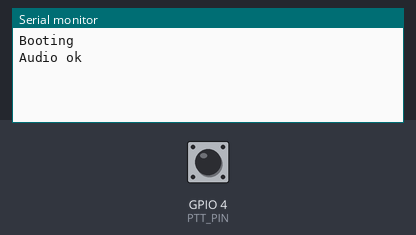
Bench run of a sketch on a simulated ESP32. On the bench: the last lines printed to the serial monitor. Inputs (shaded band) come from the test bench; at power-on: GPIO 4 (PTT_PIN) HIGH. I2S audio is not simulated (input reads silence).

Above: at 1.2 s.
1.3 s: GPIO 4 (PTT_PIN) pulled LOW for 0.15 s
At 1.43 s:
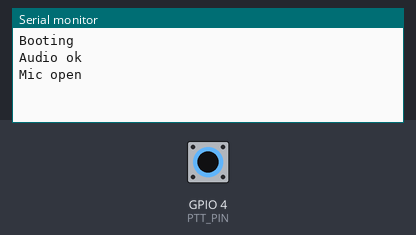
At 2.8 s:
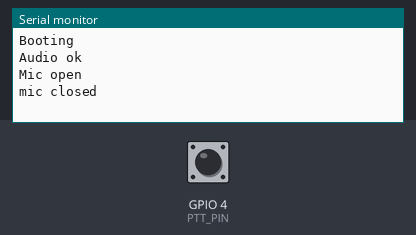

The sketch:

Esp32_Walkie-talkie.ino
```cpp
#include <WiFi.h>
#include <esp_now.h>
#include <esp_wifi.h>
#include <driver/i2s.h>

#define PTT_PIN 4
#define MIC_SCK_PIN 14
#define MIC_WS_PIN 33
#define MIC_SD_PIN 32
#define AMP_BCLK_PIN 26
#define AMP_LRC_PIN 27
#define AMP_DIN_PIN 25

#define SAMPLE_RATE 16000
#define BUFFER_SIZE 200

uint8_t txBuffer[BUFFER_SIZE];
uint8_t broadcastAddress[] = {0xFF, 0xFF, 0xFF, 0xFF, 0xFF, 0xFF};

bool isTransmitting = false;


void OnDataRecv(const uint8_t * mac, const uint8_t *incomingData, int len) {
  if (digitalRead(PTT_PIN) == HIGH) {
    size_t bytesWritten = 0;
    i2s_write(I2S_NUM_1, incomingData, len, &bytesWritten, portMAX_DELAY);
  }
}

void initI2S() {
  i2s_config_t micConfig = {
    .mode = (i2s_mode_t)(I2S_MODE_MASTER | I2S_MODE_RX),
    .sample_rate = SAMPLE_RATE,
    .bits_per_sample = I2S_BITS_PER_SAMPLE_16BIT,
    .channel_format = I2S_CHANNEL_FMT_ONLY_LEFT,
    .communication_format = I2S_COMM_FORMAT_STAND_I2S,
    .intr_alloc_flags = ESP_INTR_FLAG_LEVEL1,
    .dma_buf_count = 4,
    .dma_buf_len = 100,
    .use_apll = false
  };

  i2s_pin_config_t micPins = {
    .bck_io_num = MIC_SCK_PIN,
    .ws_io_num = MIC_WS_PIN,
    .data_out_num = I2S_PIN_NO_CHANGE,
    .data_in_num = MIC_SD_PIN
  };

  i2s_driver_install(I2S_NUM_0, &micConfig, 0, NULL);
  i2s_set_pin(I2S_NUM_0, &micPins);

  i2s_config_t ampConfig = {
    .mode = (i2s_mode_t)(I2S_MODE_MASTER | I2S_MODE_TX),
    .sample_rate = SAMPLE_RATE,
    .bits_per_sample = I2S_BITS_PER_SAMPLE_16BIT,
    .channel_format = I2S_CHANNEL_FMT_ONLY_LEFT,
    .communication_format = I2S_COMM_FORMAT_STAND_I2S,
    .intr_alloc_flags = ESP_INTR_FLAG_LEVEL1,
    .dma_buf_count = 4,
    .dma_buf_len = 100,
    .use_apll = false
  };

  i2s_pin_config_t ampPins = {
    .bck_io_num = AMP_BCLK_PIN,
    .ws_io_num = AMP_LRC_PIN,
    .data_out_num = AMP_DIN_PIN,
    .data_in_num = I2S_PIN_NO_CHANGE
  };

  i2s_driver_install(I2S_NUM_1, &ampConfig, 0, NULL);
  i2s_set_pin(I2S_NUM_1, &ampPins);
}

void setup() {
  Serial.begin(115200);
  Serial.println("Booting");
  pinMode(PTT_PIN, INPUT_PULLUP);

  initI2S();
  Serial.println("Audio ok");

  WiFi.mode(WIFI_STA);
  esp_wifi_set_protocol(WIFI_IF_STA, WIFI_PROTOCOL_LR);

  if (esp_now_init() != ESP_OK) {
    Serial.println("espnoW error.");
    return;
  }

  esp_now_register_recv_cb(esp_now_recv_cb_t(OnDataRecv));
  esp_now_peer_info_t peerInfo = {};
  memcpy(peerInfo.peer_addr, broadcastAddress, 6);
  peerInfo.channel = 0;
  peerInfo.encrypt = false;

  if (esp_now_add_peer(&peerInfo) != ESP_OK) {
    Serial.println("Failed to register broadcast channel");
    return;
  }
}

void loop() {
  bool buttonPressed = (digitalRead(PTT_PIN) == LOW);
  if (buttonPressed && !isTransmitting) {
    Serial.println("Mic open");
    isTransmitting = true;
  }
  else if (!buttonPressed && isTransmitting) {
    Serial.println("mic closed");
    isTransmitting = false;
  }

  if (buttonPressed) {
    size_t bytesRead = 0;

    i2s_read(I2S_NUM_0, txBuffer, BUFFER_SIZE, &bytesRead, portMAX_DELAY);

    if (bytesRead > 0) {
      esp_now_send(broadcastAddress, txBuffer, bytesRead);
    }
  }
}
```

Measured:
- after the input at 1.3 s, the serial monitor: prints a new line at once (image 1)
